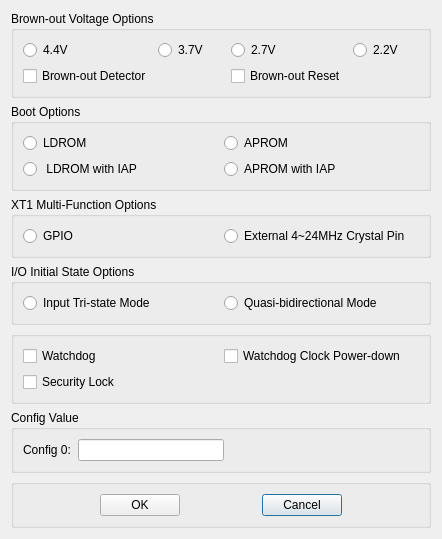
<?xml version="1.0" encoding="UTF-8"?>
<ui version="4.0">
 <class>Dialog</class>
 <widget class="QDialog" name="Dialog">
  <property name="geometry">
   <rect>
    <x>0</x>
    <y>0</y>
    <width>442</width>
    <height>417</height>
   </rect>
  </property>
  <property name="windowTitle">
   <string>Dialog</string>
  </property>
  <layout class="QGridLayout" name="gridLayout_8">
   <item row="0" column="0">
    <layout class="QVBoxLayout" name="verticalLayout">
     <item>
      <widget class="QGroupBox" name="gridGroupBox_brownout">
       <property name="title">
        <string>Brown-out Voltage Options</string>
       </property>
       <layout class="QGridLayout" name="gridLayout_7" columnstretch="1,1,1,1" rowminimumheight="1,1">
        <item row="0" column="1">
         <widget class="QRadioButton" name="radioButton_bw_v_1">
          <property name="text">
           <string>3.7V</string>
          </property>
         </widget>
        </item>
        <item row="0" column="2">
         <widget class="QRadioButton" name="radioButton_bw_v_2">
          <property name="text">
           <string>2.7V</string>
          </property>
         </widget>
        </item>
        <item row="0" column="0">
         <widget class="QRadioButton" name="radioButton_bw_v_0">
          <property name="text">
           <string>4.4V</string>
          </property>
         </widget>
        </item>
        <item row="0" column="3">
         <widget class="QRadioButton" name="radioButton_bw_v_3">
          <property name="text">
           <string>2.2V</string>
          </property>
         </widget>
        </item>
        <item row="1" column="0">
         <widget class="QCheckBox" name="checkBox_bw_0">
          <property name="text">
           <string>Brown-out Detector</string>
          </property>
         </widget>
        </item>
        <item row="1" column="2">
         <widget class="QCheckBox" name="checkBox_bw_1">
          <property name="text">
           <string>Brown-out Reset</string>
          </property>
         </widget>
        </item>
       </layout>
      </widget>
     </item>
     <item>
      <widget class="QGroupBox" name="gridGroupBox_boot">
       <property name="title">
        <string>Boot Options</string>
       </property>
       <layout class="QGridLayout" name="gridLayout_6" rowstretch="1,1" columnstretch="1,1">
        <item row="0" column="0">
         <widget class="QRadioButton" name="radioButton_bt_0_0">
          <property name="text">
           <string>LDROM</string>
          </property>
         </widget>
        </item>
        <item row="1" column="0">
         <widget class="QRadioButton" name="radioButton_bt_1_0">
          <property name="text">
           <string> LDROM with IAP</string>
          </property>
         </widget>
        </item>
        <item row="0" column="1">
         <widget class="QRadioButton" name="radioButton_bt_0_1">
          <property name="text">
           <string>APROM</string>
          </property>
         </widget>
        </item>
        <item row="1" column="1">
         <widget class="QRadioButton" name="radioButton_bt_1_1">
          <property name="text">
           <string>APROM with IAP</string>
          </property>
         </widget>
        </item>
       </layout>
      </widget>
     </item>
     <item>
      <widget class="QGroupBox" name="gridGroupBox_multi_function">
       <property name="title">
        <string>XT1 Multi-Function Options</string>
       </property>
       <layout class="QGridLayout" name="gridLayout_5" columnstretch="1,1">
        <item row="0" column="1">
         <widget class="QRadioButton" name="radioButton_mf_1">
          <property name="text">
           <string>External 4~24MHz Crystal Pin</string>
          </property>
         </widget>
        </item>
        <item row="0" column="0">
         <widget class="QRadioButton" name="radioButton_mf_0">
          <property name="text">
           <string>GPIO</string>
          </property>
         </widget>
        </item>
       </layout>
      </widget>
     </item>
     <item>
      <widget class="QGroupBox" name="gridGroupBox_io_state">
       <property name="title">
        <string>I/O Initial State Options</string>
       </property>
       <layout class="QGridLayout" name="gridLayout_4" columnstretch="1,1">
        <item row="0" column="0">
         <widget class="QRadioButton" name="radioButton_io_0">
          <property name="text">
           <string>Input Tri-state Mode</string>
          </property>
         </widget>
        </item>
        <item row="0" column="1">
         <widget class="QRadioButton" name="radioButton_io_1">
          <property name="text">
           <string>Quasi-bidirectional Mode</string>
          </property>
         </widget>
        </item>
       </layout>
      </widget>
     </item>
     <item>
      <widget class="QGroupBox" name="gridGroupBox_misc">
       <layout class="QGridLayout" name="gridLayout_3" rowstretch="1,1" columnstretch="1,1">
        <item row="0" column="0">
         <widget class="QCheckBox" name="checkBox_watchdog">
          <property name="text">
           <string>Watchdog</string>
          </property>
         </widget>
        </item>
        <item row="0" column="1">
         <widget class="QCheckBox" name="checkBox_watchdog_pwdwn">
          <property name="text">
           <string>Watchdog Clock Power-down</string>
          </property>
         </widget>
        </item>
        <item row="1" column="0">
         <widget class="QCheckBox" name="checkBox_security_lock">
          <property name="text">
           <string>Security Lock</string>
          </property>
         </widget>
        </item>
       </layout>
      </widget>
     </item>
     <item>
      <widget class="QGroupBox" name="gridGroupBox_config">
       <property name="title">
        <string>Config Value</string>
       </property>
       <layout class="QGridLayout" name="gridLayout" columnstretch="1,3,4">
        <item row="0" column="1">
         <widget class="QLineEdit" name="lineEdit_config0"/>
        </item>
        <item row="0" column="0">
         <widget class="QLabel" name="label_config0">
          <property name="text">
           <string>Config 0:</string>
          </property>
         </widget>
        </item>
        <item row="0" column="2">
         <spacer name="horizontalSpacer_4">
          <property name="orientation">
           <enum>Qt::Horizontal</enum>
          </property>
          <property name="sizeHint" stdset="0">
           <size>
            <width>40</width>
            <height>20</height>
           </size>
          </property>
         </spacer>
        </item>
       </layout>
      </widget>
     </item>
     <item>
      <widget class="QGroupBox" name="gridGroupBox_OK">
       <layout class="QGridLayout" name="gridLayout_2">
        <item row="0" column="2">
         <spacer name="horizontalSpacer">
          <property name="orientation">
           <enum>Qt::Horizontal</enum>
          </property>
          <property name="sizeHint" stdset="0">
           <size>
            <width>40</width>
            <height>20</height>
           </size>
          </property>
         </spacer>
        </item>
        <item row="0" column="3">
         <widget class="QPushButton" name="pushButton_Cancel">
          <property name="text">
           <string>Cancel</string>
          </property>
         </widget>
        </item>
        <item row="0" column="1">
         <widget class="QPushButton" name="pushButton_OK">
          <property name="text">
           <string>OK</string>
          </property>
         </widget>
        </item>
        <item row="0" column="0">
         <spacer name="horizontalSpacer_2">
          <property name="orientation">
           <enum>Qt::Horizontal</enum>
          </property>
          <property name="sizeHint" stdset="0">
           <size>
            <width>40</width>
            <height>20</height>
           </size>
          </property>
         </spacer>
        </item>
        <item row="0" column="4">
         <spacer name="horizontalSpacer_3">
          <property name="orientation">
           <enum>Qt::Horizontal</enum>
          </property>
          <property name="sizeHint" stdset="0">
           <size>
            <width>40</width>
            <height>20</height>
           </size>
          </property>
         </spacer>
        </item>
       </layout>
      </widget>
     </item>
    </layout>
   </item>
  </layout>
 </widget>
 <resources/>
 <connections/>
</ui>
